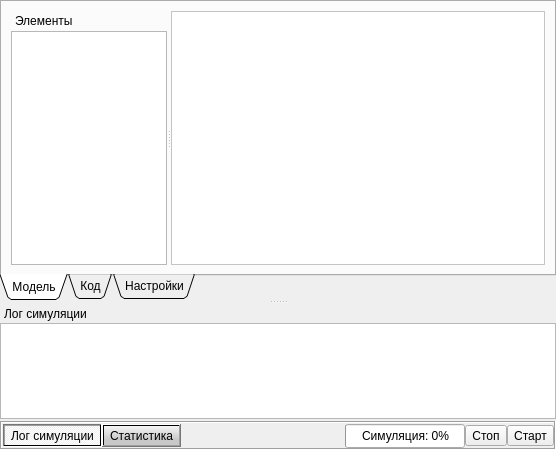
<?xml version="1.0" encoding="UTF-8"?>
<ui version="4.0">
 <class>Document</class>
 <widget class="QDialog" name="Document">
  <property name="geometry">
   <rect>
    <x>0</x>
    <y>0</y>
    <width>556</width>
    <height>450</height>
   </rect>
  </property>
  <property name="windowTitle">
   <string>Модель</string>
  </property>
  <layout class="QGridLayout" name="gridLayout">
   <property name="verticalSpacing">
    <number>2</number>
   </property>
   <property name="margin">
    <number>0</number>
   </property>
   <item row="1" column="0">
    <widget class="QFrame" name="statusBar">
     <property name="sizePolicy">
      <sizepolicy hsizetype="Preferred" vsizetype="Fixed">
       <horstretch>0</horstretch>
       <verstretch>0</verstretch>
      </sizepolicy>
     </property>
     <property name="frameShape">
      <enum>QFrame::Box</enum>
     </property>
     <property name="frameShadow">
      <enum>QFrame::Sunken</enum>
     </property>
     <property name="lineWidth">
      <number>1</number>
     </property>
     <property name="midLineWidth">
      <number>0</number>
     </property>
     <layout class="QHBoxLayout" name="horizontalLayout_2">
      <property name="spacing">
       <number>0</number>
      </property>
      <property name="leftMargin">
       <number>1</number>
      </property>
      <property name="topMargin">
       <number>1</number>
      </property>
      <property name="rightMargin">
       <number>0</number>
      </property>
      <property name="bottomMargin">
       <number>0</number>
      </property>
      <item>
       <widget class="QToolButton" name="logButton">
        <property name="autoFillBackground">
         <bool>false</bool>
        </property>
        <property name="styleSheet">
         <string notr="true">QToolButton
{	
	background-color: qlineargradient(spread:pad, x1:1, y1:1, x2:1, y2:0, stop:0.288557 rgba(200, 200, 200, 255), stop:1 rgba(245, 245, 245, 255));
}</string>
        </property>
        <property name="text">
         <string>Лог симуляции</string>
        </property>
        <property name="shortcut">
         <string>Ctrl+L</string>
        </property>
        <property name="checkable">
         <bool>true</bool>
        </property>
        <property name="checked">
         <bool>true</bool>
        </property>
        <property name="popupMode">
         <enum>QToolButton::DelayedPopup</enum>
        </property>
        <property name="toolButtonStyle">
         <enum>Qt::ToolButtonTextOnly</enum>
        </property>
        <property name="autoRaise">
         <bool>false</bool>
        </property>
       </widget>
      </item>
      <item>
       <widget class="QToolButton" name="toolButton">
        <property name="styleSheet">
         <string notr="true">QToolButton
{	
	background-color: qlineargradient(spread:pad, x1:1, y1:1, x2:1, y2:0, stop:0.288557 rgba(200, 200, 200, 255), stop:1 rgba(245, 245, 245, 255));
}</string>
        </property>
        <property name="text">
         <string>Статистика</string>
        </property>
        <property name="checkable">
         <bool>true</bool>
        </property>
       </widget>
      </item>
      <item>
       <spacer name="horizontalSpacer">
        <property name="orientation">
         <enum>Qt::Horizontal</enum>
        </property>
        <property name="sizeType">
         <enum>QSizePolicy::Expanding</enum>
        </property>
        <property name="sizeHint" stdset="0">
         <size>
          <width>200</width>
          <height>20</height>
         </size>
        </property>
       </spacer>
      </item>
      <item>
       <widget class="QProgressBar" name="progressBar">
        <property name="sizePolicy">
         <sizepolicy hsizetype="Minimum" vsizetype="Fixed">
          <horstretch>0</horstretch>
          <verstretch>0</verstretch>
         </sizepolicy>
        </property>
        <property name="minimumSize">
         <size>
          <width>120</width>
          <height>24</height>
         </size>
        </property>
        <property name="styleSheet">
         <string notr="true"> QProgressBar {
     text-align: center;
 }</string>
        </property>
        <property name="maximum">
         <number>100</number>
        </property>
        <property name="value">
         <number>0</number>
        </property>
        <property name="textVisible">
         <bool>true</bool>
        </property>
        <property name="invertedAppearance">
         <bool>false</bool>
        </property>
        <property name="format">
         <string>Симуляция: %p%</string>
        </property>
       </widget>
      </item>
      <item>
       <widget class="QToolButton" name="stopButton">
        <property name="enabled">
         <bool>true</bool>
        </property>
        <property name="text">
         <string>Стоп</string>
        </property>
        <property name="icon">
         <iconset resource="../resources.qrc">
          <normaloff>:/icons/stop</normaloff>:/icons/stop</iconset>
        </property>
        <property name="toolButtonStyle">
         <enum>Qt::ToolButtonTextBesideIcon</enum>
        </property>
       </widget>
      </item>
      <item>
       <widget class="QToolButton" name="startButton">
        <property name="toolTip">
         <string>Начать симуляцию</string>
        </property>
        <property name="text">
         <string>Старт</string>
        </property>
        <property name="icon">
         <iconset resource="../resources.qrc">
          <normaloff>:/icons/start</normaloff>:/icons/start</iconset>
        </property>
        <property name="toolButtonStyle">
         <enum>Qt::ToolButtonTextBesideIcon</enum>
        </property>
       </widget>
      </item>
     </layout>
    </widget>
   </item>
   <item row="0" column="0">
    <widget class="QSplitter" name="splitter_2">
     <property name="orientation">
      <enum>Qt::Vertical</enum>
     </property>
     <property name="childrenCollapsible">
      <bool>false</bool>
     </property>
     <widget class="QTabWidget" name="tabWidget">
      <property name="sizePolicy">
       <sizepolicy hsizetype="Expanding" vsizetype="Expanding">
        <horstretch>0</horstretch>
        <verstretch>3</verstretch>
       </sizepolicy>
      </property>
      <property name="tabPosition">
       <enum>QTabWidget::South</enum>
      </property>
      <property name="tabShape">
       <enum>QTabWidget::Triangular</enum>
      </property>
      <property name="currentIndex">
       <number>0</number>
      </property>
      <widget class="QWidget" name="modelTab">
       <attribute name="title">
        <string>Модель</string>
       </attribute>
       <layout class="QHBoxLayout" name="horizontalLayout">
        <item>
         <widget class="QSplitter" name="splitter">
          <property name="palette">
           <palette>
            <active>
             <colorrole role="Button">
              <brush brushstyle="SolidPattern">
               <color alpha="255">
                <red>255</red>
                <green>255</green>
                <blue>255</blue>
               </color>
              </brush>
             </colorrole>
             <colorrole role="Base">
              <brush brushstyle="SolidPattern">
               <color alpha="255">
                <red>255</red>
                <green>255</green>
                <blue>255</blue>
               </color>
              </brush>
             </colorrole>
             <colorrole role="Window">
              <brush brushstyle="SolidPattern">
               <color alpha="255">
                <red>255</red>
                <green>255</green>
                <blue>255</blue>
               </color>
              </brush>
             </colorrole>
            </active>
            <inactive>
             <colorrole role="Button">
              <brush brushstyle="SolidPattern">
               <color alpha="255">
                <red>255</red>
                <green>255</green>
                <blue>255</blue>
               </color>
              </brush>
             </colorrole>
             <colorrole role="Base">
              <brush brushstyle="SolidPattern">
               <color alpha="255">
                <red>255</red>
                <green>255</green>
                <blue>255</blue>
               </color>
              </brush>
             </colorrole>
             <colorrole role="Window">
              <brush brushstyle="SolidPattern">
               <color alpha="255">
                <red>255</red>
                <green>255</green>
                <blue>255</blue>
               </color>
              </brush>
             </colorrole>
            </inactive>
            <disabled>
             <colorrole role="Button">
              <brush brushstyle="SolidPattern">
               <color alpha="255">
                <red>255</red>
                <green>255</green>
                <blue>255</blue>
               </color>
              </brush>
             </colorrole>
             <colorrole role="Base">
              <brush brushstyle="SolidPattern">
               <color alpha="255">
                <red>255</red>
                <green>255</green>
                <blue>255</blue>
               </color>
              </brush>
             </colorrole>
             <colorrole role="Window">
              <brush brushstyle="SolidPattern">
               <color alpha="255">
                <red>255</red>
                <green>255</green>
                <blue>255</blue>
               </color>
              </brush>
             </colorrole>
            </disabled>
           </palette>
          </property>
          <property name="orientation">
           <enum>Qt::Horizontal</enum>
          </property>
          <widget class="QDockWidget" name="toolsDock">
           <property name="sizePolicy">
            <sizepolicy hsizetype="Minimum" vsizetype="Preferred">
             <horstretch>0</horstretch>
             <verstretch>0</verstretch>
            </sizepolicy>
           </property>
           <property name="minimumSize">
            <size>
             <width>156</width>
             <height>114</height>
            </size>
           </property>
           <property name="maximumSize">
            <size>
             <width>156</width>
             <height>524287</height>
            </size>
           </property>
           <property name="features">
            <set>QDockWidget::NoDockWidgetFeatures</set>
           </property>
           <property name="windowTitle">
            <string>Элементы</string>
           </property>
           <widget class="QWidget" name="dockWidgetContents">
            <layout class="QGridLayout" name="gridLayout_6">
             <property name="leftMargin">
              <number>0</number>
             </property>
             <property name="topMargin">
              <number>1</number>
             </property>
             <property name="rightMargin">
              <number>0</number>
             </property>
             <property name="bottomMargin">
              <number>0</number>
             </property>
             <item row="0" column="0">
              <widget class="QTreeView" name="toolsView">
               <property name="sizePolicy">
                <sizepolicy hsizetype="Fixed" vsizetype="Expanding">
                 <horstretch>0</horstretch>
                 <verstretch>0</verstretch>
                </sizepolicy>
               </property>
               <property name="styleSheet">
                <string notr="true">QTreeView {
    show-decoration-selected: 1;
}

QTreeView::item:!enabled {
	background-color: rgb(190, 210, 210);
	color: black;
	border: 1px solid #d9d9d9;
}</string>
               </property>
               <property name="editTriggers">
                <set>QAbstractItemView::NoEditTriggers</set>
               </property>
               <property name="showDropIndicator" stdset="0">
                <bool>false</bool>
               </property>
               <property name="dragEnabled">
                <bool>true</bool>
               </property>
               <property name="dragDropMode">
                <enum>QAbstractItemView::DragOnly</enum>
               </property>
               <property name="iconSize">
                <size>
                 <width>48</width>
                 <height>48</height>
                </size>
               </property>
               <property name="textElideMode">
                <enum>Qt::ElideLeft</enum>
               </property>
               <property name="indentation">
                <number>0</number>
               </property>
               <property name="rootIsDecorated">
                <bool>false</bool>
               </property>
               <property name="animated">
                <bool>true</bool>
               </property>
               <property name="allColumnsShowFocus">
                <bool>false</bool>
               </property>
               <property name="headerHidden">
                <bool>true</bool>
               </property>
              </widget>
             </item>
            </layout>
           </widget>
          </widget>
          <widget class="QGraphicsView" name="graphicsView">
           <property name="sizePolicy">
            <sizepolicy hsizetype="Expanding" vsizetype="Expanding">
             <horstretch>0</horstretch>
             <verstretch>0</verstretch>
            </sizepolicy>
           </property>
           <property name="mouseTracking">
            <bool>false</bool>
           </property>
           <property name="renderHints">
            <set>QPainter::Antialiasing|QPainter::NonCosmeticDefaultPen|QPainter::TextAntialiasing</set>
           </property>
           <property name="dragMode">
            <enum>QGraphicsView::RubberBandDrag</enum>
           </property>
           <property name="viewportUpdateMode">
            <enum>QGraphicsView::SmartViewportUpdate</enum>
           </property>
           <property name="rubberBandSelectionMode">
            <enum>Qt::IntersectsItemShape</enum>
           </property>
          </widget>
         </widget>
        </item>
       </layout>
      </widget>
      <widget class="QWidget" name="codeTab">
       <attribute name="title">
        <string>Код</string>
       </attribute>
       <layout class="QGridLayout" name="gridLayout_3">
        <item row="0" column="0">
         <widget class="QTextEdit" name="codeEdit"/>
        </item>
       </layout>
      </widget>
      <widget class="QWidget" name="optionsTab">
       <attribute name="title">
        <string>Настройки</string>
       </attribute>
       <layout class="QGridLayout" name="gridLayout_4">
        <item row="0" column="0">
         <widget class="QGroupBox" name="optionsGroup">
          <property name="sizePolicy">
           <sizepolicy hsizetype="Expanding" vsizetype="Expanding">
            <horstretch>0</horstretch>
            <verstretch>0</verstretch>
           </sizepolicy>
          </property>
          <property name="title">
           <string>Настройки</string>
          </property>
          <layout class="QFormLayout" name="formLayout">
           <item row="0" column="0">
            <widget class="QLabel" name="label">
             <property name="text">
              <string>Время симуляции:</string>
             </property>
            </widget>
           </item>
           <item row="1" column="0">
            <widget class="QLabel" name="label_2">
             <property name="text">
              <string>Масштаб времени:</string>
             </property>
            </widget>
           </item>
           <item row="0" column="1">
            <widget class="QTimeEdit" name="simTime">
             <property name="time">
              <time>
               <hour>0</hour>
               <minute>0</minute>
               <second>15</second>
              </time>
             </property>
             <property name="currentSection">
              <enum>QDateTimeEdit::MinuteSection</enum>
             </property>
             <property name="displayFormat">
              <string>mm:ss</string>
             </property>
            </widget>
           </item>
           <item row="1" column="1">
            <widget class="QDoubleSpinBox" name="timeScale">
             <property name="decimals">
              <number>1</number>
             </property>
             <property name="singleStep">
              <double>0.100000000000000</double>
             </property>
             <property name="value">
              <double>1.000000000000000</double>
             </property>
            </widget>
           </item>
          </layout>
         </widget>
        </item>
       </layout>
      </widget>
     </widget>
     <widget class="QDockWidget" name="logDock">
      <property name="sizePolicy">
       <sizepolicy hsizetype="Preferred" vsizetype="Preferred">
        <horstretch>0</horstretch>
        <verstretch>1</verstretch>
       </sizepolicy>
      </property>
      <property name="minimumSize">
       <size>
        <width>109</width>
        <height>115</height>
       </size>
      </property>
      <property name="features">
       <set>QDockWidget::NoDockWidgetFeatures</set>
      </property>
      <property name="windowTitle">
       <string>Лог симуляции</string>
      </property>
      <widget class="QWidget" name="dockWidgetContents_3">
       <layout class="QGridLayout" name="gridLayout_2">
        <property name="margin">
         <number>0</number>
        </property>
        <item row="0" column="0">
         <widget class="QTreeView" name="simulationLog">
          <property name="contextMenuPolicy">
           <enum>Qt::CustomContextMenu</enum>
          </property>
          <property name="editTriggers">
           <set>QAbstractItemView::NoEditTriggers</set>
          </property>
          <property name="alternatingRowColors">
           <bool>true</bool>
          </property>
          <property name="selectionMode">
           <enum>QAbstractItemView::ExtendedSelection</enum>
          </property>
          <property name="rootIsDecorated">
           <bool>false</bool>
          </property>
          <property name="itemsExpandable">
           <bool>false</bool>
          </property>
          <property name="sortingEnabled">
           <bool>true</bool>
          </property>
          <property name="animated">
           <bool>true</bool>
          </property>
          <property name="allColumnsShowFocus">
           <bool>true</bool>
          </property>
         </widget>
        </item>
       </layout>
      </widget>
     </widget>
    </widget>
   </item>
  </layout>
 </widget>
 <resources>
  <include location="../resources.qrc"/>
 </resources>
 <connections/>
</ui>
